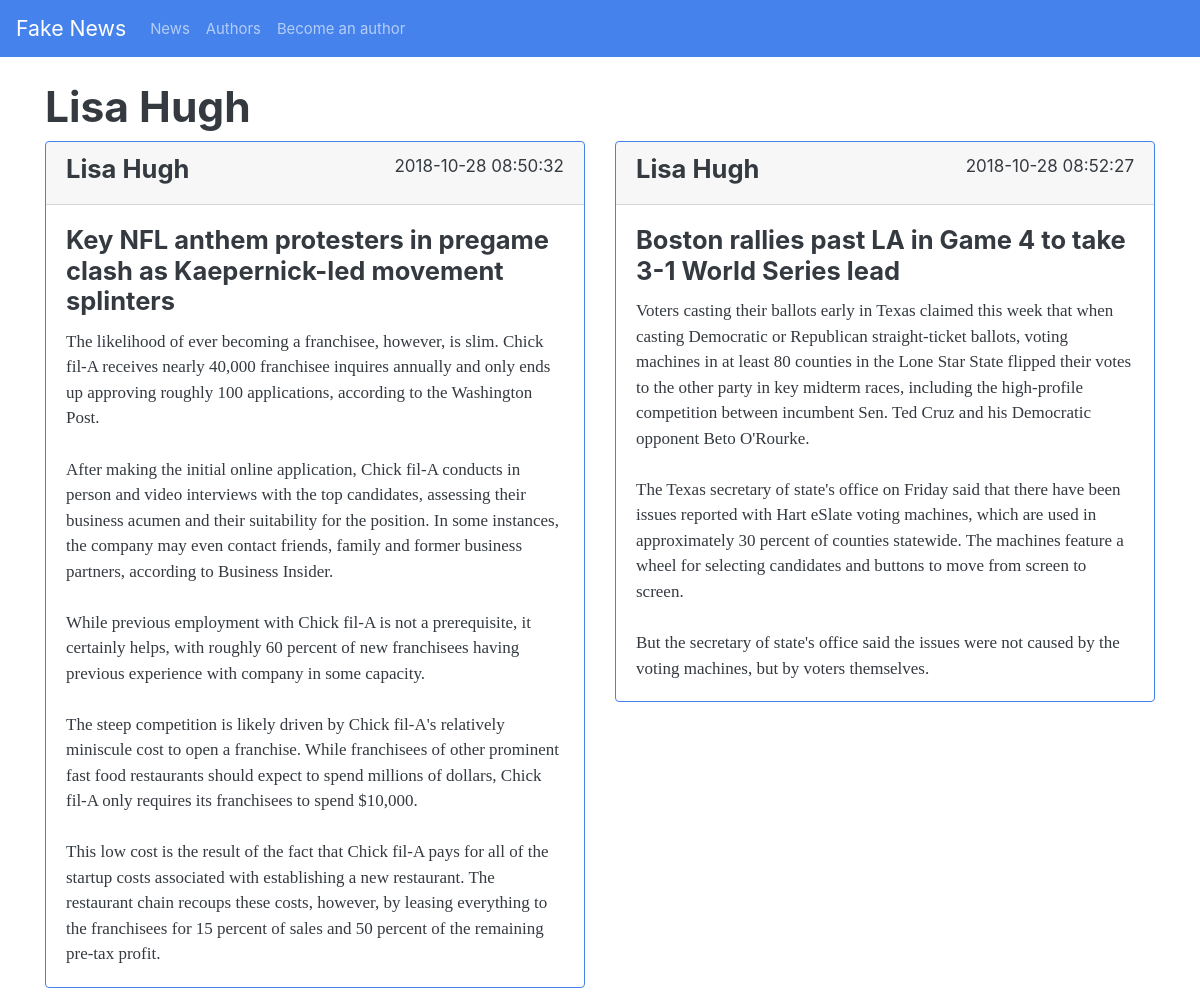
/author.php?id=16, run on the app's committed database.
### tables this page shows
CREATE TABLE authors (
                id INTEGER PRIMARY KEY AUTOINCREMENT,
                name TEXT NOT NULL,
                email TEXT NOT NULL,
                password TEXT NOT NULL,
                date TIMESTAMP NOT NULL DEFAULT CURRENT_TIMESTAMP
                );

CREATE TABLE news (
                id INTEGER PRIMARY KEY AUTOINCREMENT,
                title TEXT NOT NULL,
                content TEXT NOT NULL,
                author INTEGER,
                likes INTEGER NOT NULL,
                date TIMESTAMP NOT NULL DEFAULT CURRENT_TIMESTAMP,
                FOREIGN KEY (id) REFERENCES authors(id)
                );

### author.php (called while the page is built, shortened)
<?php
require_once $_SERVER['DOCUMENT_ROOT'].'/database/db.php';
$title = 'Author';
$db = new ConnectToDatabase;
$query = 'SELECT * FROM authors JOIN news ON authors.id = news.author WHERE authors.id=:id ORDER BY date';
$params = [
    ':id' => $_GET['id']
];
$results = $db->getData($query, $params);
if($results){
    $title = $results[0]['name'];
}else{
    $title = 'No posts from this user.';
}
require_once $_SERVER['DOCUMENT_ROOT'].'/components/head.php';
require_once $_SERVER['DOCUMENT_ROOT'].'/components/nav.php';
require_once $_SERVER['DOCUMENT_ROOT'].'/content/author.php';
require_once $_SERVER['DOCUMENT_ROOT'].'/components/footer.php';

### database/db.php (called while the page is built, shortened)
<?php
class ConnectToDatabase
{
    private $pdo;
    public function __construct()
    {
        $this->fileName = $_SERVER['DOCUMENT_ROOT'].'/database/fake-news.db';
        $dsn = "sqlite:$this->fileName";
        $this->pdo = new PDO($dsn);
        $this->pdo->setAttribute(PDO::ATTR_ERRMODE,
                            PDO::ERRMODE_EXCEPTION);
        $this->pdo->exec('CREATE TABLE IF NOT EXISTS authors (
                id INTEGER PRIMARY KEY AUTOINCREMENT,
                name TEXT NOT NULL,
                email TEXT NOT NULL,
                password TEXT NOT NULL,
                date TIMESTAMP NOT NULL DEFAULT CURRENT_TIMESTAMP
                );');
        $this->pdo->exec('CREATE TABLE IF NOT EXISTS news (
                id INTEGER PRIMARY KEY AUTOINCREMENT,
                title TEXT NOT NULL,
                content TEXT NOT NULL,
                author INTEGER,
                likes INTEGER NOT NULL,
                date TIMESTAMP NOT NULL DEFAULT CURRENT_TIMESTAMP,
                FOREIGN KEY (id) REFERENCES authors(id)
                );');
    }
    public function getData(string $query, ?array $params = []): array
    {
        $sth = $this->pdo->prepare($query);
        $sth->execute($params);
        return $sth->fetchAll(PDO::FETCH_ASSOC);
    }
}

### content/author.php (the view)
<main>
    <div class="container mt-4">
        <div class="row">
            <div class="col">
                <h1><?=$title?></h1>
            </div>
        </div>
        <div class="row">
            <?php foreach ($results as $result): ?>
                <div class="col-md-12 col-lg-6">
                    <div class="card border-primary mb-3">
                        <div class="card-header">
                            <div class="row">
                                <div class="col"><h4><?= $result['name']; ?></h4></div>
                                <div class="col d-flex justify-content-end"><?= $result['date']; ?></div>
                            </div>
                        </div>
                        <div class="card-body">
                            <h4 class="card-title">
                                <?= $result['title']; ?>
                            </h4>
                            <p class="card-text">
                                <?= $result['content']; ?>
                            </p>
                        </div>
                    </div>
                </div>
            <?php endforeach;?>
        </div>
    </div>
</main>

### data on the page
authors: name "Lisa Hugh"
news: authors.name "Lisa Hugh", date "2018-10-28 08:50:32", title "Key NFL anthem protesters in pregame clash as Kaepernick-led movement splinters", content "The likelihood of ever becoming a franchisee, however, is slim. Chick fil-A receives nearly 40,000 franchisee inquires annually and only ends up approving roughly 100 applications, according to the Washington Post. After making the initial online application, Chick fil-A conducts in person and video interviews with the top candidates, assessing their business acumen and their suitability for the position. In some instances, the company may even contact friends, family and former business partners, according to Business Insider. While previous employment with Chick fil-A is not a prerequisite, it certainly helps, with roughly 60 percent of new franchisees having previous experience with…"
news: authors.name "Lisa Hugh", date "2018-10-28 08:52:27", title "Boston rallies past LA in Game 4 to take 3-1 World Series lead", content "Voters casting their ballots early in Texas claimed this week that when casting Democratic or Republican straight-ticket ballots, voting machines in at least 80 counties in the Lone Star State flipped their votes to the other party in key midterm races, including the high-profile competition between incumbent Sen. Ted Cruz and his Democratic opponent Beto O'Rourke. The Texas secretary of state's office on Friday said that there have been issues reported with Hart eSlate voting machines, which are used in approximately 30 percent of counties statewide. The machines feature a wheel for selecting candidates and buttons to move from screen to screen. But the secretary of state's office said the…"
